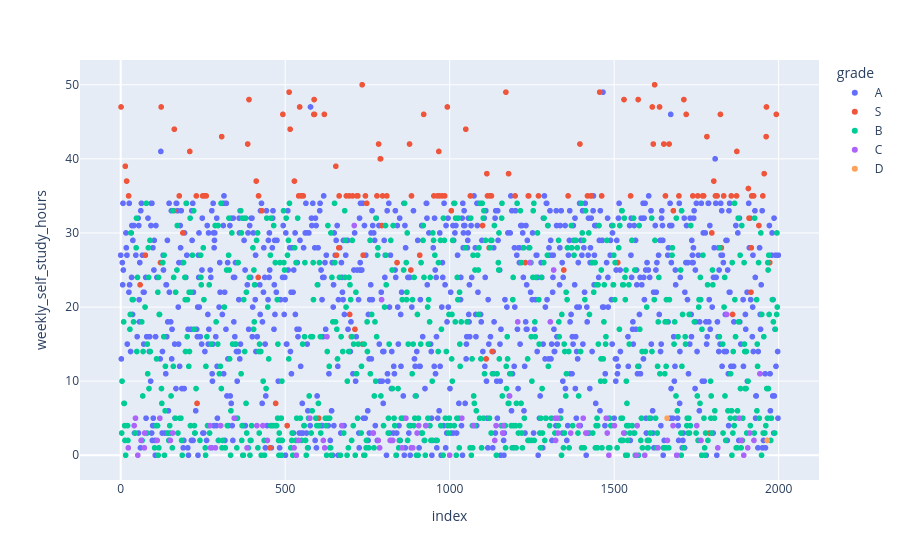

The code cell stored with this chart in its notebook:
### Code cell
# distribution of grade by plotlyaverage_score
px.scatter(df,y = "weekly_self_study_hours", color = "grade")

### Figure 1 — Plotly figure (JSON) as saved in the notebook; plotly's stock layout.template omitted (floating-point values rounded to 4 significant figures; data arrays with more than 128 entries replaced by an {"elided": "..."} marker saying what was removed)
{"data": [{"hovertemplate": "grade=A<br>index=%{x}<br>weekly_self_study_hours=%{y}<extra></extra>", "legendgroup": "A", "marker": {"color": "#636efa", "symbol": "circle"}, "mode": "markers", "name": "A", "showlegend": true, "type": "scattergl", "x": {"elided": "980 int values"}, "xaxis": "x", "y": {"elided": "980 int values"}, "yaxis": "y"}, {"hovertemplate": "grade=S<br>index=%{x}<br>weekly_self_study_hours=%{y}<extra></extra>", "legendgroup": "S", "marker": {"color": "#EF553B", "symbol": "circle"}, "mode": "markers", "name": "S", "showlegend": true, "type": "scattergl", "x": {"elided": "153 int values"}, "xaxis": "x", "y": {"elided": "153 int values"}, "yaxis": "y"}, {"hovertemplate": "grade=B<br>index=%{x}<br>weekly_self_study_hours=%{y}<extra></extra>", "legendgroup": "B", "marker": {"color": "#00cc96", "symbol": "circle"}, "mode": "markers", "name": "B", "showlegend": true, "type": "scattergl", "x": {"elided": "777 int values"}, "xaxis": "x", "y": {"elided": "777 int values"}, "yaxis": "y"}, {"hovertemplate": "grade=C<br>index=%{x}<br>weekly_self_study_hours=%{y}<extra></extra>", "legendgroup": "C", "marker": {"color": "#ab63fa", "symbol": "circle"}, "mode": "markers", "name": "C", "showlegend": true, "type": "scattergl", "x": [23, 41, 45, 52, 62, 72, 73, 111, 119, 151, 158, 271, 273, 288, 304, 345, 384, 414, 432, 446, 527, 534, 540, 574, 616, 620, 627, 672, 710, 767, 768, 783, 787, 793, 819, 827, 855, 867, 883, 888, 901, 906, 928, 1000, 1037, 1072, 1137, 1141, 1161, 1163, 1182, 1207, 1244, 1306, 1316, 1321, 1322, 1328, 1329, 1368, 1393, 1406, 1414, 1416, 1476, 1479, 1484, 1501, 1529, 1567, 1570, 1593, 1633, 1662, 1679, 1690, 1691, 1751, 1764, 1815, 1842, 1880, 1887, 1894, 1906, 1912, 1925, 1943], "xaxis": "x", "y": [1, 4, 5, 0, 2, 1, 3, 2, 5, 2, 3, 4, 1, 1, 4, 5, 1, 4, 4, 2, 1, 0, 2, 5, 2, 1, 16, 4, 31, 3, 3, 2, 1, 21, 2, 2, 1, 5, 1, 1, 3, 4, 4, 0, 5, 4, 2, 4, 3, 4, 8, 18, 26, 18, 25, 5, 2, 5, 3, 3, 4, 5, 3, 3, 5, 3, 0, 4, 3, 0, 4, 0, 1, 2, 4, 0, 0, 4, 2, 1, 19, 5, 2, 0, 1, 3, 2, 11], "yaxis": "y"}, {"hovertemplate": "grade=D<br>index=%{x}<br>weekly_self_study_hours=%{y}<extra></extra>", "legendgroup": "D", "marker": {"color": "#FFA15A", "symbol": "circle"}, "mode": "markers", "name": "D", "showlegend": true, "type": "scattergl", "x": [1661, 1965], "xaxis": "x", "y": [5, 2], "yaxis": "y"}], "layout": {"legend": {"title": {"text": "grade"}, "tracegroupgap": 0}, "margin": {"t": 60}, "xaxis": {"anchor": "y", "domain": [0, 1], "title": {"text": "index"}}, "yaxis": {"anchor": "x", "domain": [0, 1], "title": {"text": "weekly_self_study_hours"}}}}
